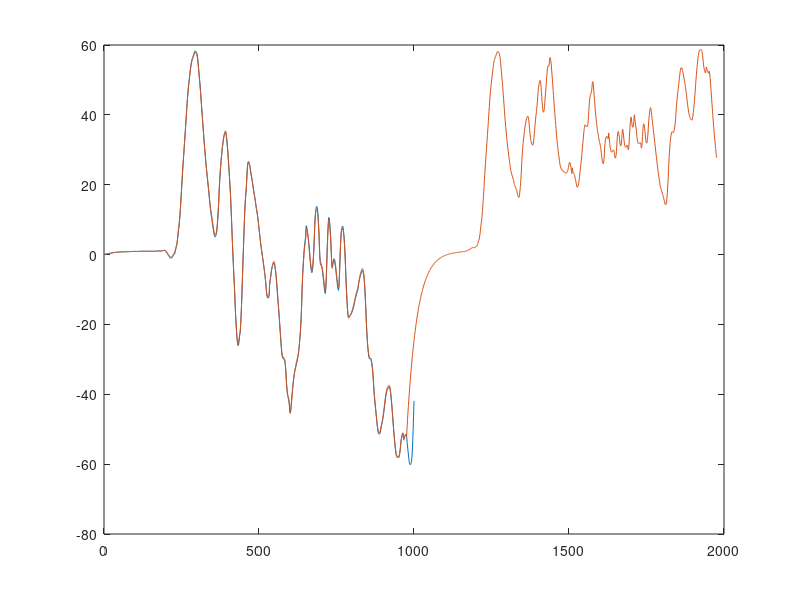

This figure's MATLAB source:
function execute_code
  array_eyantra = csvread('e_yantra_csv_output.csv');
  array = csvread('output_data.csv');
  col1 = array(:,1);
  col2 = array_eyantra(:,1);
  plot(col2);
  hold on;
  plot(col1);
 
endfunction
execute_code                           #do not change this line
